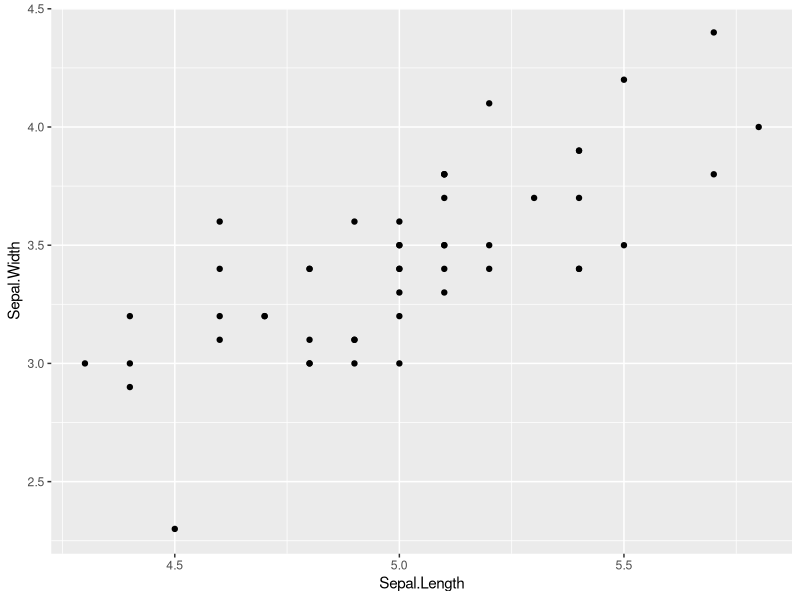
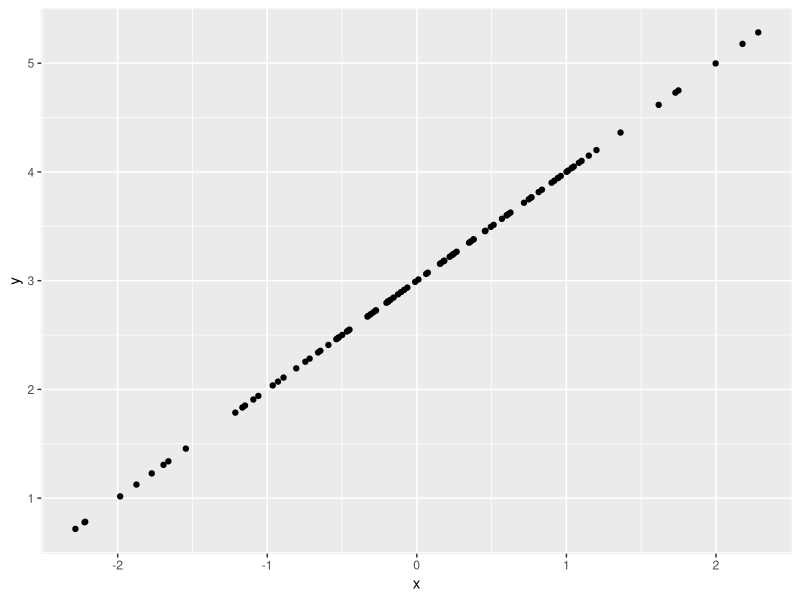
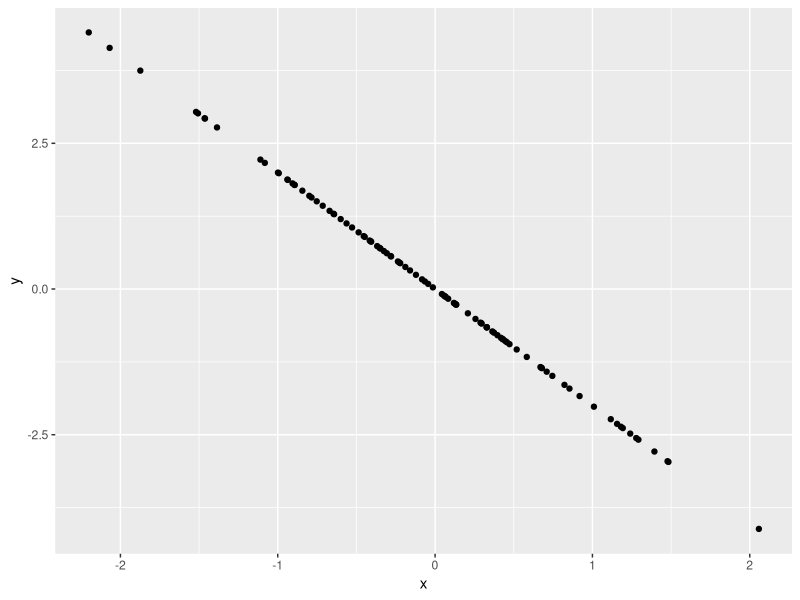
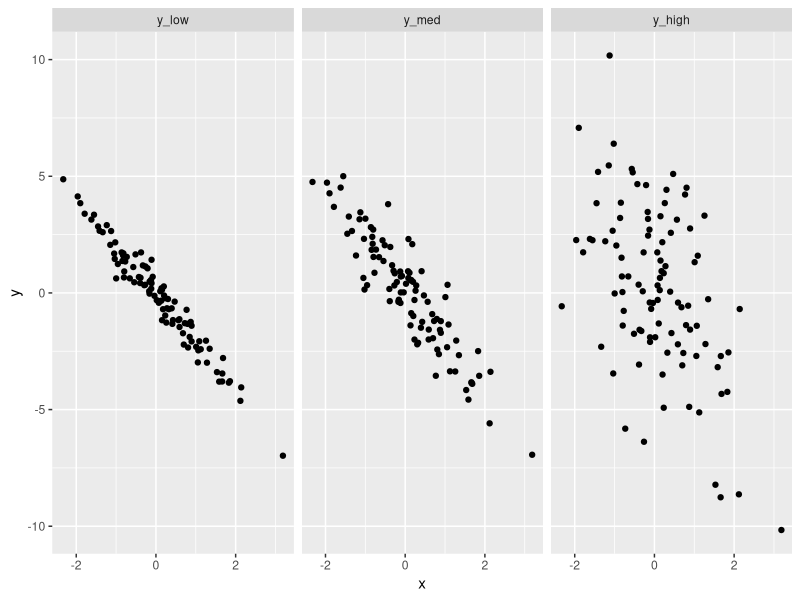
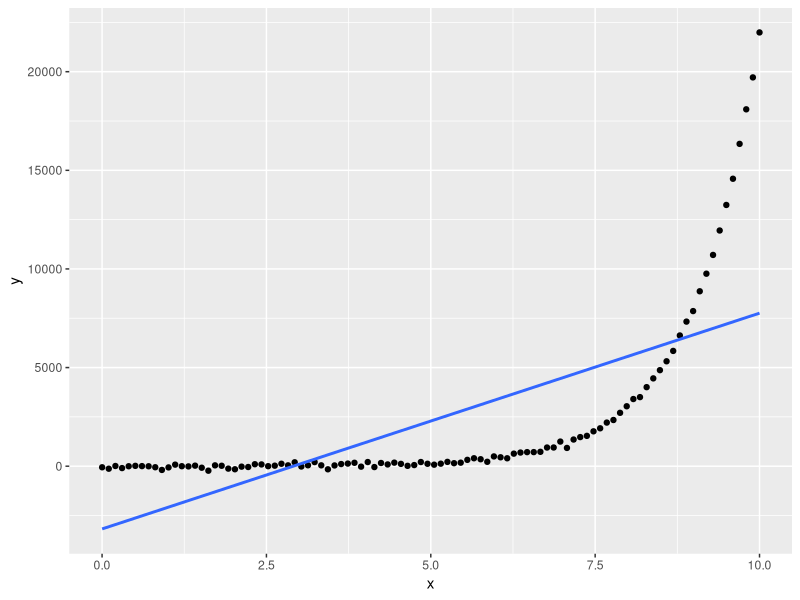
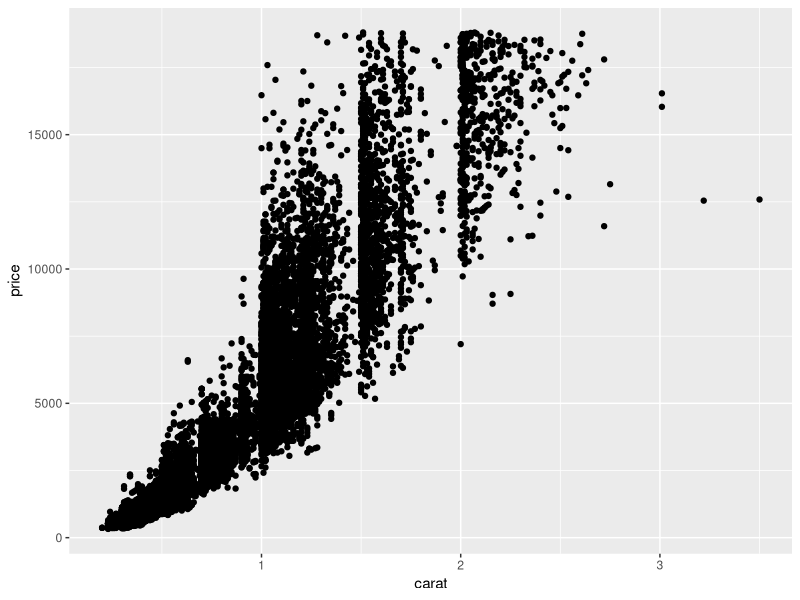
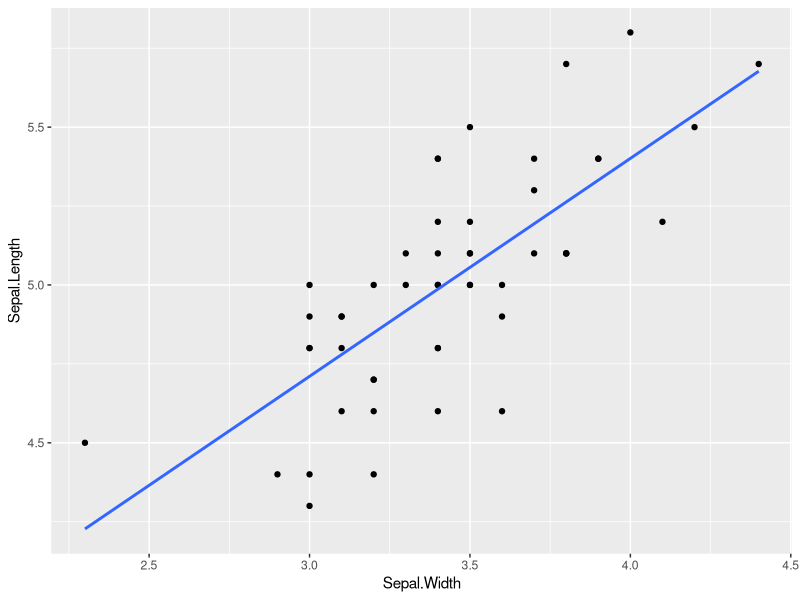
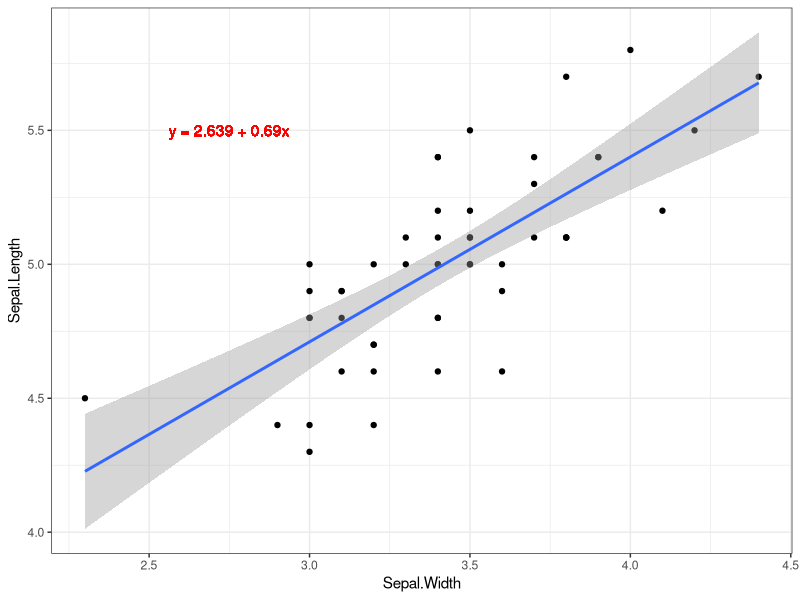

R code for these plots, in order:
## ---- chunk 1
#knitr::opts_chunk$set(echo = TRUE)
#knitr::read_chunk("chunks.R")
library(tidyverse)
## ---- chunk 2
#=============================================================
## Correlation
#=============================================================

## Measures strength and direction of the LINEAR association between
## two numeric variables (-1 <= r <= 1)

data(iris)
setosa <- iris %>% filter(Species == "setosa")
#-------------------------------------------------------------
## Calculate the correlation between Sepal.Length and Sepal.Width
## in the setosa species, using both base R and dplyr.
## Plot the relationship between the two.
#-------------------------------------------------------------
#?cor
cor(setosa$Sepal.Length, setosa$Sepal.Width)
setosa %>% summarize(correlation = cor(Sepal.Length, Sepal.Width))
ggplot(setosa) + geom_point(aes(x=Sepal.Length, y=Sepal.Width))
## ---- chunk 3
## Perfect positive correlation
x <- rnorm(100)
y <- x + 3
cor(x,y)
ggplot(data.frame(x=x,y=y), aes(x,y)) + geom_point()
## ---- chunk 4
## Perfect negative correlation
x <- rnorm(100)
y <- -2*x
cor(x,y)
ggplot(data.frame(x=x,y=y), aes(x,y)) + geom_point()
## ---- chunk 5
## Variability (error) has substantial influence
library(forcats)
x <- rnorm(100)
y_low <- -2 * x + rnorm(100, sd = 0.5)
y_med <- -2 * x + rnorm(100, sd = 1)
y_high <- -2 * x + rnorm(100, sd = 3)
df <- data.frame(x, y_low, y_med, y_high) %>% 
  gather(key="variability", value=y, -x)
df$variability <- fct_relevel(factor(df$variability), "y_low", "y_med", "y_high")
ggplot(df, aes(x,y)) + 
  geom_point() +
  facet_wrap(~variability)

df %>% group_by(variability) %>%
  summarize(cor = cor(x,y))
## ---- chunk 6
## Can perform hypothesis testing with correlations
cor.test(setosa$Sepal.Length, setosa$Sepal.Width)
## How do we interpret this output?
## ---- chunk 7
cor.test(setosa$Petal.Length, setosa$Sepal.Width)
## How about this?
## ---- chunk 8
## What about nonlinear data? => Spearman rank nonparametric correlation!
## Assumes monotonic data
x <- seq(from=0.001, to=10, length=100)
y <- exp(x) + rnorm(length(x), sd = 100)
ggplot(data.frame(x,y), aes(x=x,y=y)) +
  geom_point() + 
  geom_smooth(method="lm", se=FALSE)
cor(x,y)
cor(x,y, method="spearman")
cor(order(x), order(y)) ## Same as Pearson correlation on ranks 
## ---- chunk 9
#-------------------------------------------------------------
## Calculate the Pearson and Spearman correlation between
## carat and price in the diamonds data for cut = "Ideal" diamonds.
## Which one is best suited to these data?
#-------------------------------------------------------------

data(diamonds)
diamonds %>% filter(cut == "Ideal") %>%
  summarize(pearson = cor(carat, price),
            spearman = cor(carat, price, method="spearman"))
ggplot(filter(diamonds, cut == "Ideal")) + 
  geom_point(aes(y=price, x=carat))
## ---- chunk 10

#=============================================================
## Linear regression
##
## We use linear models to ask how various predictors affect, or to 
##   what extent a set of predictors can explain, a numeric response. 
##   The goal of linear modeling is to be able to predict the numeric 
##   response from explanatory variables.
##
## Least squares: find line of "best fit" that minimizes sum
##   of squared residuals
##
## lm(Y ~ X, data = <data frame>)
#=============================================================

## Just having the correlation is not always enough
## e.g., sometimes we want to be able to predict, etc.

ggplot(setosa, aes(x=Sepal.Width, y=Sepal.Length)) +
  geom_point() +
  geom_smooth(method="lm", se=FALSE)

mod  <- lm(Sepal.Length ~ Sepal.Width, 
           data = setosa)
summary(mod)
## What are the conclusions of the linear model?

## (Intercept):
## Sepal.Width:
## Estimate/Std. Error/t value/Pr(>|t|):
## Residual standard error:
## Multiple R-squared, adjusted R-squared:
## F-statistic:

## ---- chunk 11
## broom is a package that tidies results from a linear model / hypothesis tests
## 3 functions: tidy(), glance(), augment()
library(broom)
tidy(mod)    ## Coefficients and p-values
glance(mod)  ## Concise one row summary
augment(mod) ## Add columns from fit to original data that were modeled
## ---- chunk 12
## Visualizing the regression
ggplot(setosa, aes(x=Sepal.Width, y=Sepal.Length)) +
  geom_point() + 
  geom_smooth(method="lm") +
  geom_text(x = 2.75, y = 5.5, label = "y = 2.639 + 0.69x", color="red")  +
  theme_bw()
## ---- chunk 13
## Predicting responses using the model
## What is the Sepal.Length when Sepal.Width = 2.6?
new_setosa <- data.frame(Sepal.Width = c(2.6, 4, 3.5))
predict(mod, new_setosa)
## ---- chunk 14
## Predicting a new response with confidence or prediction interval
## Confidence interval: range likely to contain the mean response
predict(mod, new_setosa, interval = "confidence")
## ---- chunk 15
## Prediction interval: range likely to contain the response value of
##   a single new observation (wider than CI due to added uncertainty
##   for predicting a single point)
predict(mod, new_setosa, interval = "predict")
predict(mod, new_setosa, interval = "confidence", level=0.90)
## ---- chunk 16
## 1. Residuals are normally distributed
## 2. Variance is the same for all predictors
## 3. Predictors are independent of one another
## 4. Relationship between response and predictors is linear
## 
## How do we check each of these assumptions?

#-------------------------------------------------------------
## Graphically check assumptions 1,2,4 for the setosa data
#-------------------------------------------------------------

aug <- augment(mod)
resids <- residuals(mod)
fitted <- fitted(mod)

## Assumption 1
ggplot(aug) + geom_histogram(aes(x=.resid),
                             bins=15)
ggplot(aug) + geom_qq(aes(sample=.resid))
## ---- chunk 17
## Assumption 2
ggplot(aug) + geom_point(aes(x=.fitted, y=.resid)) +
  geom_hline(yintercept=0, lty=2)
## ---- chunk 18
## Assumption 4
ggplot(aug) + geom_point(aes(x=Sepal.Width, y=Sepal.Length))
## ---- chunk 19
#=============================================================
## A quick break: Matrix algebra in R
#=============================================================

## Creating a couple of matrices
x1 <- c(3,4,5,6)
x2 <- c(10,11,12,13)
x3 <- c(-1, -2, -3, -4)
A <- cbind(x1, x2, x3)
B <- rbind(x1, x2, x3)

## Reminder about extracting elements from matrices
A[1,3]  ## pulls element in row1, column3 of A
A[,1]   ## pulls first column
A[1,]
A[2,2:3]
A[2, c(1,3)]
## ---- chunk 20
## If we are after "classic" matrix multiplication, we have to do as follows:
A %*% B
B %*% A
## ---- chunk 21
## What is the difference between the two following operations?
x1*x2
x1 %*% x2
## ---- chunk 22
## What happens when we transpose a matrix?
t(A) + B
A - t(B)
## ---- chunk 23
## We can take the inverse of a square matrix
A = rbind(c(-1,4), c(3,6))
c = c(8,30)
x = solve(A,c)

#### This basically finds x, such that Ax=c
#### Let's doubl check
A %*% x
## ---- chunk 24
#### We can also use the solve function to find the inverse of a matrix
A.inv = solve(A)

#### Check
A.inv %*% A
A %*% A.inv

### Note the rounding errors!
## ---- chunk 25
### Recall linear regression
### If our model is Y = XB + e, then beta.hat = inverse(X'X)X'Y
x1 <- rep(1, times=10)
x2 <- 1:10
X <- cbind(x1, x2)
y <- x2 + rnorm(10)
beta.hat = solve(t(X) %*% X) %*% t(X) %*% y

## Double-check this is the same with lm!
summary(lm(y ~ x2))
beta.hat
## ---- chunk 26
## And double-check with a plot
plot(x2, y, pch=20, cex=3)
abline(beta.hat[1], beta.hat[2])
## ---- chunk 27
#### Do you remeber the form of var(beta.hat)?
#### The diagonal elements of sigma^2 * inverse(X'X) 
#### How do we estimate sigma^2? (Y-y.hat)'(Y-y.hat)/n-p

y.hat <- X %*% beta.hat
sigma.2 <- t(y - y.hat) %*% (y-y.hat)/(10-2)

Var.Cov.beta <- as.numeric(sigma.2) * solve(t(X) %*% X)
se.beta1.hat <- sqrt(Var.Cov.beta[2,2])
se.beta0.hat <- sqrt(Var.Cov.beta[1,1])

my_linear_regression <- function(y, X) {
  n <- length(y)
  p <- dim(X)[2]
  beta.hat <- solve(t(X) %*% X) %*% t(X) %*% y
  y.hat <- X %*% beta.hat
  sigma.2 <- t(y - y.hat) %*% (y-y.hat)/(n-p)
  Var.Cov.beta <- as.numeric(sigma.2) * solve(t(X) %*% X)
  se.beta1.hat <- sqrt(Var.Cov.beta[2,2])
  se.beta0.hat <- sqrt(Var.Cov.beta[1,1])
  return(list(beta.hat=beta.hat, se0=se.beta0.hat, se1=se.beta1.hat))
}

## Now check that they match!
y.sim <- rnorm(1000)
X.sim <- cbind(rep(1, times=1000), c(rep(0, times=500), rep(1, times=500)))	
my_linear_regression(y.sim, X.sim)
lm(y.sim ~ 0 + X.sim)
lm(y.sim ~ X.sim[,2])
## ---- chunk 28
#=============================================================
## Linear models: lm(Numeric response ~ <predictors>)
## 
## Single numeric predictor = Regression
## Single categorical predictor = ANOVA
## Multiple numeric predictors = Multiple regression
## Multiple categorical predictors = n-way ANOVA
## Single categorical and n numeric predictors = ANCOVA
## Multiple categorical and n numeric predictors = linear model
#=============================================================

## What happens with a categorical predictor?
mod_species <- lm(Sepal.Length ~ Species, data=iris)
summary(mod_species) ## Where is the Speciessetosa coefficient?
## ---- chunk 29
augment_species <- augment(mod_species)
ggplot(augment_species, aes(x=Species, y=Sepal.Length)) +
         geom_point() +
  geom_point(aes(x=Species, y=.fitted), color="red", size=4)
## ---- chunk 30
## Interactions: continuous and categorical
ggplot(iris, aes(x=Sepal.Length, y=Sepal.Width)) +
  geom_point(aes(color=Species))
mod1 <- lm(Sepal.Width ~ Sepal.Length + Species, data=iris)
mod2 <- lm(Sepal.Width ~ Sepal.Length * Species, data=iris)
## ---- chunk 31
## Use commands from modelr
library(modelr)
grid <- data_grid(iris, Sepal.Length, Sepal.Width, Species) %>%
  gather_predictions(mod1, mod2)
ggplot(iris, aes(x=Sepal.Length, y=Sepal.Width, colour = Species)) + 
  geom_point() + 
  geom_line(data = grid, aes(y = pred)) + 
  facet_wrap(~ model) + theme_bw()

res <- iris %>% gather_residuals(mod1, mod2)
ggplot(res, aes(x=Sepal.Length, y=resid, colour = Species)) + 
  geom_point() + 
  facet_grid(model ~ Species)

## Reminder: we can always check the model matrix to see the equation fit by lm!
model_matrix(iris, Sepal.Length ~ Species)
## For a true confirmatory analysis:
## Training set (60%), query set (20%), test set (20%)


#=============================================================
## Next time: Midterm! Class cancelled
## Following that: logistic regression, model selection, multiple testing
#=============================================================

